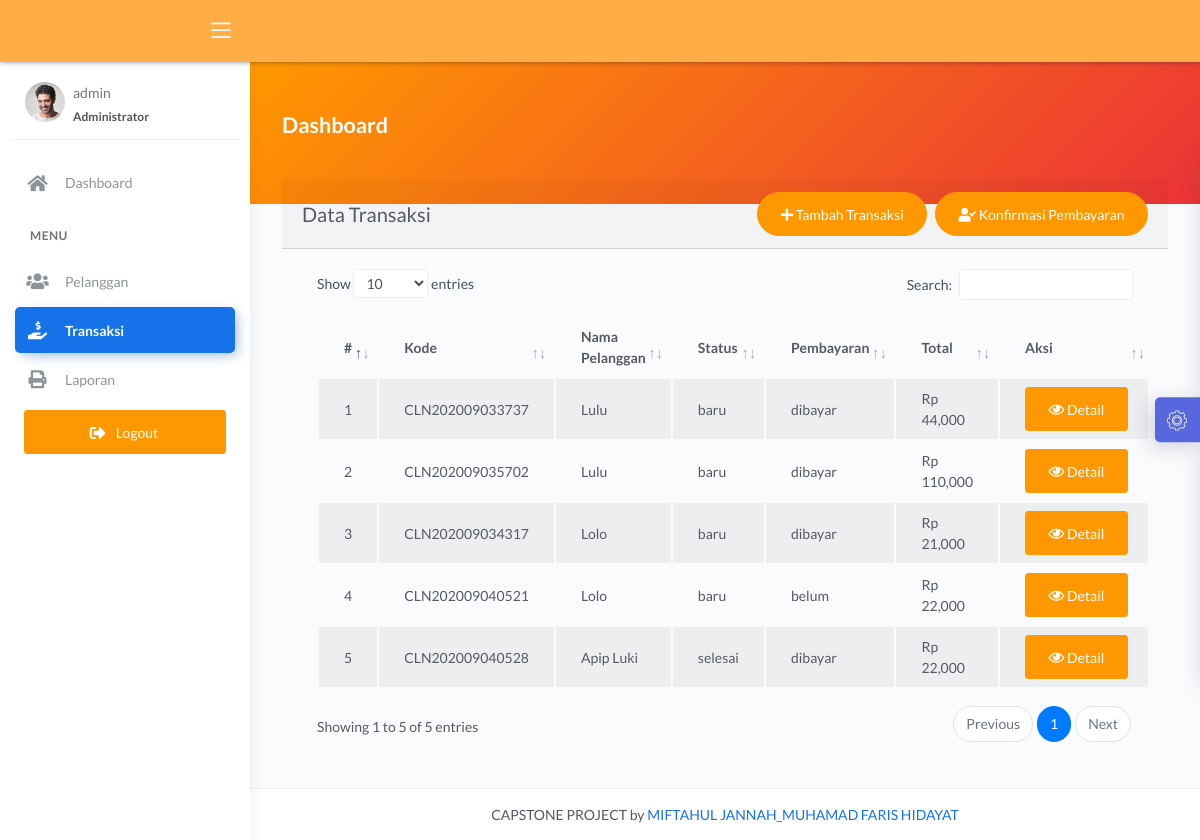
Before: /kasir/transaksi.php (signed in) with the older database file.
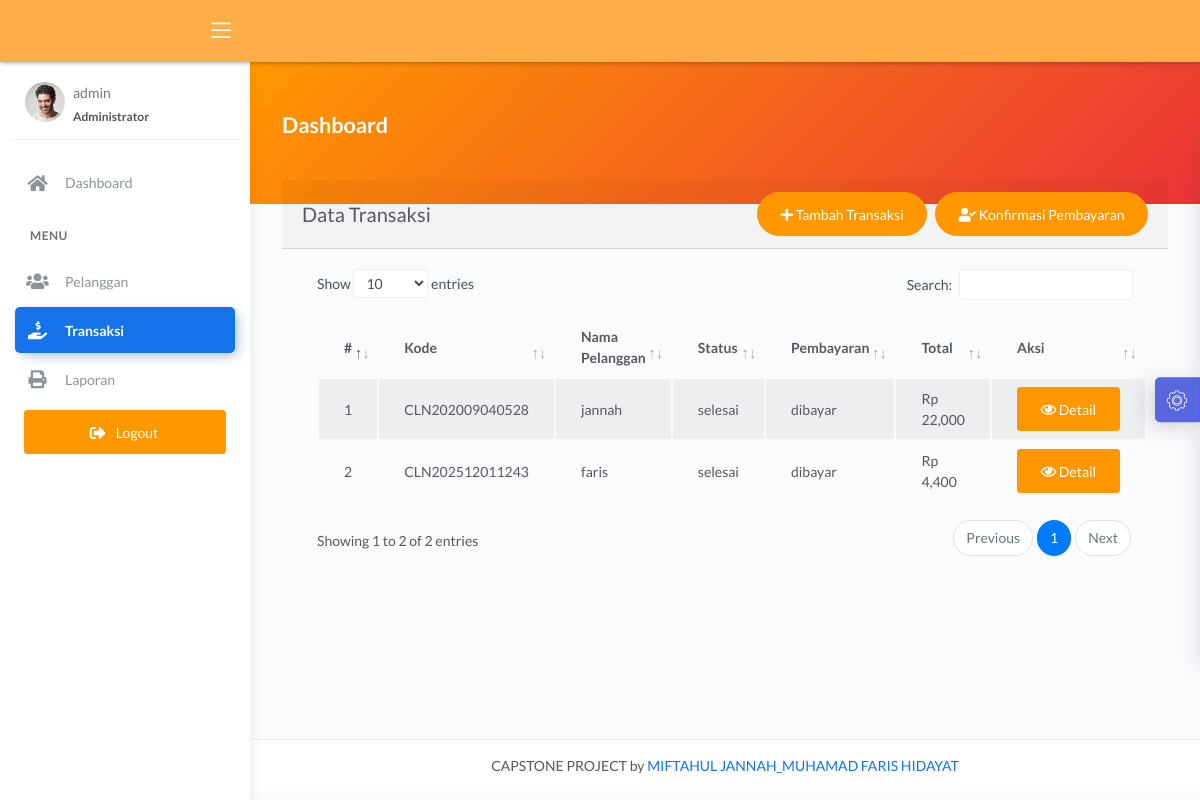
After: the same page with the newer database file.
### tables this page shows
CREATE TABLE `transaksi` (
  `id_transaksi` int(11) NOT NULL,
  `outlet_id` int(11) DEFAULT NULL,
  `kode_invoice` varchar(228) DEFAULT NULL,
  `id_pelanggan` int(11) DEFAULT NULL,
  `tgl` datetime DEFAULT NULL,
  `batas_waktu` datetime DEFAULT NULL,
  `tgl_pembayaran` datetime DEFAULT NULL,
  `biaya_tambahan` int(11) DEFAULT NULL,
  `diskon` double DEFAULT NULL,
  `pajak` int(11) DEFAULT NULL,
  `status` enum('baru','proses','selesai','diambil') DEFAULT NULL,
  `status_bayar` enum('dibayar','belum') DEFAULT NULL,
  `id_user` int(11) DEFAULT NULL
);

CREATE TABLE `pelanggan` (
  `id_pelanggan` int(11) NOT NULL,
  `nama_pelanggan` varchar(228) NOT NULL,
  `alamat_pelanggan` text NOT NULL,
  `jenis_kelamin` enum('L','P') NOT NULL,
  `telp_pelanggan` varchar(15) NOT NULL,
  `no_ktp` varchar(30) NOT NULL
);

CREATE TABLE `detail_transaksi` (
  `id_detail` int(11) NOT NULL,
  `id_transaksi` int(11) NOT NULL,
  `id_paket` int(11) NOT NULL,
  `qty` double NOT NULL,
  `total_harga` double NOT NULL,
  `keterangan` text NOT NULL,
  `total_bayar` int(11) NOT NULL
);

### kasir/transaksi.php (the view, shortened to what this page needs)
<?php
$title = 'Data Transaksi';
require 'koneksi.php';
$query = "SELECT transaksi.*, pelanggan.nama_pelanggan, detail_transaksi.total_harga FROM transaksi INNER JOIN pelanggan ON pelanggan.id_pelanggan = transaksi.id_pelanggan INNER JOIN detail_transaksi ON detail_transaksi.id_transaksi = transaksi.id_transaksi";
$data = mysqli_query($conn, $query);
require 'header.php';
?>
<div class="panel-header bg-primary-gradient">
    <div class="page-inner py-5">
        <div class="d-flex align-items-left align-items-md-center flex-column flex-md-row">
            <div>
                <h2 class="text-white pb-2 fw-bold">Dashboard</h2>
            </div>
        </div>
    </div>
</div>
<div class="page-inner mt--5">
    <diva class="row">
        <div class="col-md-12">
            <div class="card-white">
                <div class="card-header">
                    <div class="d-flex align-items-center">
                        <h4 class="card-title"><?= $title; ?></h4>
                        <a href="cari.php" class="btn btn-primary btn-round ml-auto mr-2">
                            <i class="fa fa-plus"></i>
                            Tambah Transaksi
                        </a>
                        <a href="konfirmasi.php" class="btn btn-primary btn-round">
                            <i class="fas fa-user-check"></i>
                            Konfirmasi Pembayaran
                        </a>
                    </div>
                </div>
                <div class="card-body">
                    <div class="table-responsive">
                        <table id="basic-datatables" class="display table table-striped table-hover">
                            <thead>
                                <tr>
                                    <th style="width: 7%">#</th>
                                    <th>Kode</th>
                                    <th>Nama Pelanggan</th>
                                    <th>Status</th>
                                    <th>Pembayaran</th>
                                    <th>Total</th>
                                    <th style="width: 5%;">Aksi</th>
                                </tr>
                            </thead>
                            <tbody>
                                <?php
                                $no = 1;
                                if (mysqli_num_rows($data) > 0) {
                                    while ($trans = mysqli_fetch_assoc($data)) {
                                ?>
                                        <tr>
                                            <td><?= $no++; ?></td>
                                            <td><?= $trans['kode_invoice']; ?></td>
                                            <td><?= $trans['nama_pelanggan']; ?></td>
                                            <td><?= $trans['status']; ?></td>
                                            <td><?= $trans['status_bayar']; ?></td>
                                            <td><?= 'Rp ' . number_format($trans['total_harga']); ?></td>
                                            <td>
                                                <div class="form-button-action">
                                                    <a href="detail.php?id=<?= $trans['id_transaksi']; ?>" type="button" data-toggle="tooltip" title="" class="btn btn-primary" data-original-title="Detail">
                                                        <i class="far fa-eye"></i> Detail
                                                    </a>
                                                </div>
                                            </td>
                                        </tr>
                                <?php }
                                }
                                ?>
                            </tbody>
                        </table>
                    </div>
                </div>
            </div>
        </div>
</div>
</div>
<?php
require 'footer.php';
?>

Changed rows visible on the page:
removed transaksi: kode_invoice "CLN202009033737", id_pelanggan.nama_pelanggan "Lulu", status "baru", status_bayar "dibayar", detail_transaksi.total_harga "44,000"
removed transaksi: kode_invoice "CLN202009035702", id_pelanggan.nama_pelanggan "Lulu", status "baru", status_bayar "dibayar", detail_transaksi.total_harga "110,000"
removed transaksi: kode_invoice "CLN202009034317", id_pelanggan.nama_pelanggan "Lolo", status "baru", status_bayar "dibayar", detail_transaksi.total_harga "21,000"
removed transaksi: kode_invoice "CLN202009040521", id_pelanggan.nama_pelanggan "Lolo", status "baru", status_bayar "belum", detail_transaksi.total_harga "22,000"
changed through a linked row, transaksi "CLN202009040528": id_pelanggan.nama_pelanggan "Apip Luki" → "jannah"
added transaksi: kode_invoice "CLN202512011243", id_pelanggan.nama_pelanggan "faris", status "selesai", status_bayar "dibayar", detail_transaksi.total_harga "4,400"
Other visible differences:
text written by a page script: "Show entries Search: Showing 1 to 5 of 5 entries Previous 1 Next" → "Show entries Search: Showing 1 to 2 of 2 entries Previous 1 Next"
